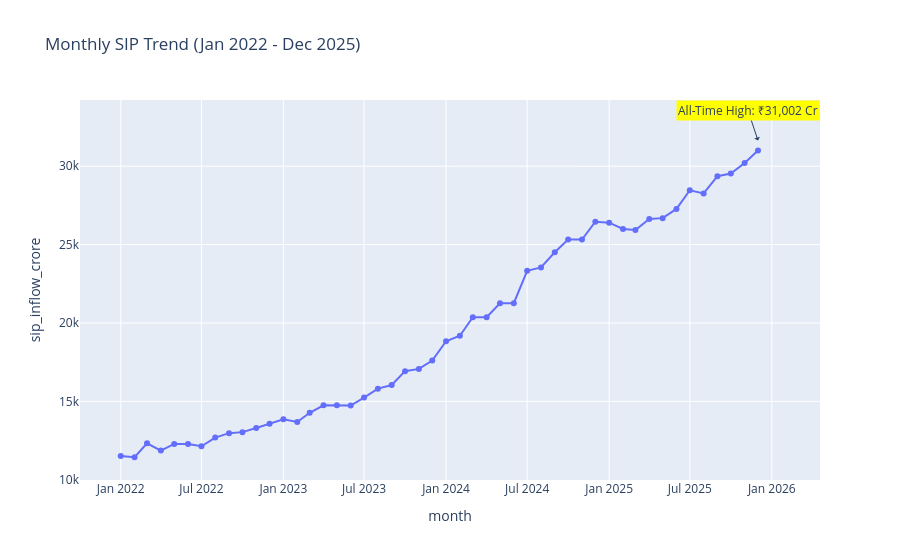

The notebook cell saved with this chart:
### Markdown cell above
### Finding 3: Exponential SIP Growth
Monthly SIP inflows showed a continuous upward trajectory, culminating in an all-time high of ₹31,002 Cr in December 2025. *(See SIP Inflow Chart below)*

### Code cell
# 3. SIP Inflow Time-Series (Plotly)
fig = px.line(df_sip, x='month', y='sip_inflow_crore', title='Monthly SIP Trend (Jan 2022 - Dec 2025)', markers=True)

# Annotate All-Time High
max_inflow = df_sip['sip_inflow_crore'].max()
max_month = df_sip.loc[df_sip['sip_inflow_crore'].idxmax(), 'month']

fig.add_annotation(x=max_month, y=max_inflow, text=f"All-Time High: ₹{max_inflow:,.0f} Cr", 
                   showarrow=True, arrowhead=1, yshift=10, bgcolor="yellow")

fig.write_image('../reports/charts/sip_inflow.png')
fig.show()

### Figure 1 — Plotly figure (JSON) as saved in the notebook; plotly's stock layout.template omitted (floating-point values rounded to 4 significant figures)
{"data": [{"hovertemplate": "month=%{x}<br>sip_inflow_crore=%{y}<extra></extra>", "legendgroup": "", "line": {"color": "#636efa", "dash": "solid"}, "marker": {"symbol": "circle"}, "mode": "lines+markers", "name": "", "orientation": "v", "showlegend": false, "type": "scatter", "x": ["2022-01", "2022-02", "2022-03", "2022-04", "2022-05", "2022-06", "2022-07", "2022-08", "2022-09", "2022-10", "2022-11", "2022-12", "2023-01", "2023-02", "2023-03", "2023-04", "2023-05", "2023-06", "2023-07", "2023-08", "2023-09", "2023-10", "2023-11", "2023-12", "2024-01", "2024-02", "2024-03", "2024-04", "2024-05", "2024-06", "2024-07", "2024-08", "2024-09", "2024-10", "2024-11", "2024-12", "2025-01", "2025-02", "2025-03", "2025-04", "2025-05", "2025-06", "2025-07", "2025-08", "2025-09", "2025-10", "2025-11", "2025-12"], "xaxis": "x", "y": [11517, 11438, 12328, 11863, 12286, 12276, 12140, 12694, 12976, 13040, 13306, 13573, 13856, 13687, 14276, 14749, 14749, 14734, 15245, 15814, 16042, 16928, 17073, 17610, 18838, 19187, 20371, 20371, 21262, 21262, 23332, 23547, 24509, 25323, 25320, 26459, 26400, 25999, 25926, 26632, 26688, 27274, 28464, 28265, 29361, 29529, 30200, 31002], "yaxis": "y"}], "layout": {"annotations": [{"arrowhead": 1, "bgcolor": "yellow", "showarrow": true, "text": "All-Time High: ₹31,002 Cr", "x": "2025-12", "y": 31002, "yshift": 10}], "legend": {"tracegroupgap": 0}, "title": {"text": "Monthly SIP Trend (Jan 2022 - Dec 2025)"}, "xaxis": {"anchor": "y", "domain": [0.0, 1.0], "title": {"text": "month"}}, "yaxis": {"anchor": "x", "domain": [0.0, 1.0], "title": {"text": "sip_inflow_crore"}}}}
